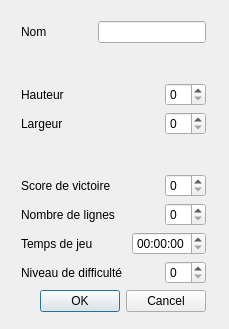
<?xml version="1.0" encoding="UTF-8"?>
<ui version="4.0">
 <class>ConfigDialog</class>
 <widget class="QDialog" name="ConfigDialog">
  <property name="geometry">
   <rect>
    <x>0</x>
    <y>0</y>
    <width>229</width>
    <height>329</height>
   </rect>
  </property>
  <property name="windowTitle">
   <string>Configuration de la partie</string>
  </property>
  <widget class="QWidget" name="layoutWidget">
   <property name="geometry">
    <rect>
     <x>21</x>
     <y>21</y>
     <width>185</width>
     <height>291</height>
    </rect>
   </property>
   <layout class="QVBoxLayout" name="verticalLayout">
    <item>
     <layout class="QHBoxLayout" name="horizontalLayout">
      <item>
       <widget class="QLabel" name="lbName">
        <property name="text">
         <string>Nom</string>
        </property>
       </widget>
      </item>
      <item>
       <spacer name="horizontalSpacer">
        <property name="orientation">
         <enum>Qt::Horizontal</enum>
        </property>
        <property name="sizeHint" stdset="0">
         <size>
          <width>40</width>
          <height>20</height>
         </size>
        </property>
       </spacer>
      </item>
      <item>
       <widget class="QLineEdit" name="leName"/>
      </item>
     </layout>
    </item>
    <item>
     <spacer name="verticalSpacer">
      <property name="orientation">
       <enum>Qt::Vertical</enum>
      </property>
      <property name="sizeHint" stdset="0">
       <size>
        <width>20</width>
        <height>20</height>
       </size>
      </property>
     </spacer>
    </item>
    <item>
     <layout class="QHBoxLayout" name="horizontalLayout_2">
      <item>
       <widget class="QLabel" name="lbHeight">
        <property name="text">
         <string>Hauteur</string>
        </property>
       </widget>
      </item>
      <item>
       <spacer name="horizontalSpacer_2">
        <property name="orientation">
         <enum>Qt::Horizontal</enum>
        </property>
        <property name="sizeHint" stdset="0">
         <size>
          <width>40</width>
          <height>20</height>
         </size>
        </property>
       </spacer>
      </item>
      <item>
       <widget class="QSpinBox" name="sbHeight"/>
      </item>
     </layout>
    </item>
    <item>
     <layout class="QHBoxLayout" name="horizontalLayout_3">
      <item>
       <widget class="QLabel" name="lbWidth">
        <property name="text">
         <string>Largeur</string>
        </property>
       </widget>
      </item>
      <item>
       <spacer name="horizontalSpacer_3">
        <property name="orientation">
         <enum>Qt::Horizontal</enum>
        </property>
        <property name="sizeHint" stdset="0">
         <size>
          <width>40</width>
          <height>20</height>
         </size>
        </property>
       </spacer>
      </item>
      <item>
       <widget class="QSpinBox" name="sbWidth"/>
      </item>
     </layout>
    </item>
    <item>
     <spacer name="verticalSpacer_2">
      <property name="orientation">
       <enum>Qt::Vertical</enum>
      </property>
      <property name="sizeHint" stdset="0">
       <size>
        <width>20</width>
        <height>20</height>
       </size>
      </property>
     </spacer>
    </item>
    <item>
     <layout class="QHBoxLayout" name="horizontalLayout_5">
      <item>
       <widget class="QLabel" name="lbWinScore">
        <property name="text">
         <string>Score de victoire </string>
        </property>
       </widget>
      </item>
      <item>
       <spacer name="horizontalSpacer_5">
        <property name="orientation">
         <enum>Qt::Horizontal</enum>
        </property>
        <property name="sizeHint" stdset="0">
         <size>
          <width>40</width>
          <height>20</height>
         </size>
        </property>
       </spacer>
      </item>
      <item>
       <widget class="QSpinBox" name="sbWinScore"/>
      </item>
     </layout>
    </item>
    <item>
     <layout class="QHBoxLayout" name="horizontalLayout_7">
      <item>
       <widget class="QLabel" name="lbWinLines">
        <property name="text">
         <string>Nombre de lignes </string>
        </property>
       </widget>
      </item>
      <item>
       <spacer name="horizontalSpacer_7">
        <property name="orientation">
         <enum>Qt::Horizontal</enum>
        </property>
        <property name="sizeHint" stdset="0">
         <size>
          <width>40</width>
          <height>20</height>
         </size>
        </property>
       </spacer>
      </item>
      <item>
       <widget class="QSpinBox" name="sbWinLines"/>
      </item>
     </layout>
    </item>
    <item>
     <layout class="QHBoxLayout" name="horizontalLayout_8">
      <item>
       <widget class="QLabel" name="lbWinTime">
        <property name="text">
         <string>Temps de jeu </string>
        </property>
       </widget>
      </item>
      <item>
       <spacer name="horizontalSpacer_8">
        <property name="orientation">
         <enum>Qt::Horizontal</enum>
        </property>
        <property name="sizeHint" stdset="0">
         <size>
          <width>40</width>
          <height>20</height>
         </size>
        </property>
       </spacer>
      </item>
      <item>
       <widget class="QTimeEdit" name="timeEdit"/>
      </item>
     </layout>
    </item>
    <item>
     <layout class="QHBoxLayout" name="horizontalLayout_4">
      <item>
       <widget class="QLabel" name="lbLevel">
        <property name="text">
         <string>Niveau de difficulté</string>
        </property>
       </widget>
      </item>
      <item>
       <spacer name="horizontalSpacer_4">
        <property name="orientation">
         <enum>Qt::Horizontal</enum>
        </property>
        <property name="sizeHint" stdset="0">
         <size>
          <width>40</width>
          <height>20</height>
         </size>
        </property>
       </spacer>
      </item>
      <item>
       <widget class="QSpinBox" name="sbLevel"/>
      </item>
     </layout>
    </item>
    <item>
     <widget class="QDialogButtonBox" name="buttonBox">
      <property name="orientation">
       <enum>Qt::Horizontal</enum>
      </property>
      <property name="standardButtons">
       <set>QDialogButtonBox::Cancel|QDialogButtonBox::Ok</set>
      </property>
     </widget>
    </item>
   </layout>
  </widget>
 </widget>
 <resources/>
 <connections>
  <connection>
   <sender>buttonBox</sender>
   <signal>accepted()</signal>
   <receiver>ConfigDialog</receiver>
   <slot>accept()</slot>
   <hints>
    <hint type="sourcelabel">
     <x>248</x>
     <y>254</y>
    </hint>
    <hint type="destinationlabel">
     <x>157</x>
     <y>274</y>
    </hint>
   </hints>
  </connection>
  <connection>
   <sender>buttonBox</sender>
   <signal>rejected()</signal>
   <receiver>ConfigDialog</receiver>
   <slot>reject()</slot>
   <hints>
    <hint type="sourcelabel">
     <x>316</x>
     <y>260</y>
    </hint>
    <hint type="destinationlabel">
     <x>286</x>
     <y>274</y>
    </hint>
   </hints>
  </connection>
 </connections>
</ui>
